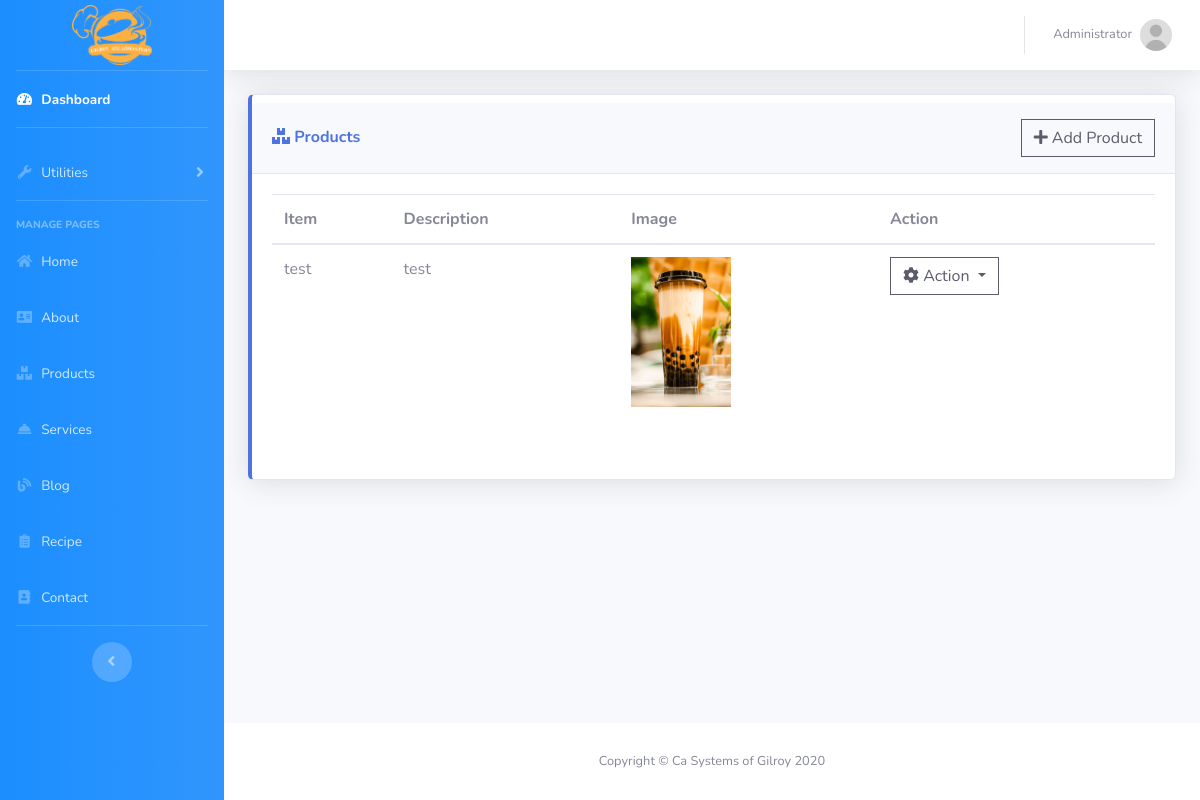
Before: /admin/page_products.php (signed in) with the older database file.
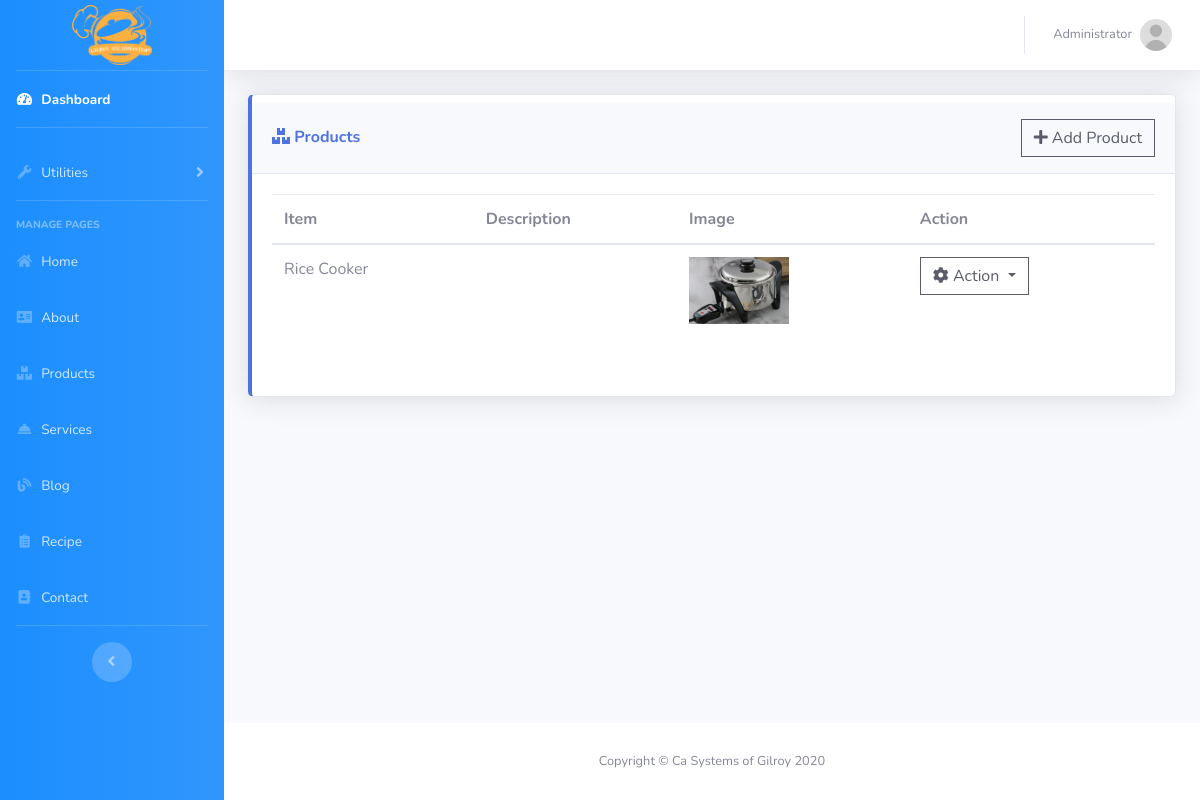
After: the same page with the newer database file.
### tables this page shows
CREATE TABLE `page_product` (
  `id` int(155) NOT NULL,
  `prod_title` varchar(255) NOT NULL,
  `prod_desc` varchar(255) NOT NULL,
  `prod_img` varchar(255) NOT NULL,
  `last_updated` datetime NOT NULL DEFAULT current_timestamp(),
  `status` int(55) NOT NULL
);

### admin/page_products.php (the view, shortened to what this page needs)
<?php
include('../db/conn.php');
if(isset($_SESSION["username"] ))
{
?>
<!DOCTYPE html>
<html lang="en">
<head>
    <?php include('render/css.php');?>
</head>
<body id="page-top">
    <div id="wrapper">
        <?php include('render/sidebar.php');?>
        <div id="content-wrapper" class="d-flex flex-column">
            <div id="content">
                <?php include('render/topnavbar.php');?>
                <div class="container-fluid">
                    <div class="row">
                        <div class="col-xl-12 col-md-12 mb-4">
                            <div class="card border-left-primary shadow h-100 py-2">
                            	<div class="card-header py-3 d-flex flex-row align-items-center justify-content-between">
                                    <h6 class="m-0 font-weight-bold text-primary"><i class="fas fa-boxes"></i> Products</h6>
                                    <button data-toggle="modal" data-target="#modalAddProduct" class="btn btn-outline-dark rounded-0"><i class="fas fa-plus"></i> Add Product</button>
                                </div>
                                <div class="card-body">
                                    <div class="row no-gutters align-items-center">
                                        <div class="col-md-12 table">
                                            <table style="width:100%;" class="table">
                                                <thead>
                                                    <tr>
                                                        <th>Item</th>
                                                        <th>Description</th>
                                                        <th>Image</th>
                                                        <th>Action</th>
                                                    </tr>
                                                </thead>
                                                <tbody>
                                                    <?php
                                                    $sql = "SELECT * FROM `page_product` WHERE 1";
                                                    $query = $conn->query($sql);
                                                    while($row = $query->fetch_array())
                                                    {
                                                    ?>
                                                    <tr>
                                                        <td><?php echo $row[1];?></td>
                                                        <td><?php echo $row[2];?></td>
                                                        <td><img src="../uploads/<?php echo $row[3];?>" style="max-width:100px;"></td>
                                                        <td>
                                    <div class="dropdown">
                                        <button class="btn btn-outline-dark rounded-0 dropdown-toggle" type="button" id="dropdownMenuButton" data-toggle="dropdown" aria-haspopup="true" aria-expanded="false">
                                            <i class="fas fa-cog"></i> Action
                                          </button>
                                    </div>
                                                        </td>
                                                    </tr>
                                                    <?php
                                                    }
                                                    ?>
                                                </tbody>
                                            </table>
                                        </div>
                                    </div>
                                </div>
                            </div>
                        </div>
                    </div>
                </div>
            </div>
            <footer class="sticky-footer bg-white">
                <div class="container my-auto">
                    <div class="copyright text-center my-auto">
                        <span>Copyright &copy; Ca Systems of Gilroy <?php echo date('Y');?></span>
                    </div>
                </div>
            </footer>
        </div>
    </div>
</body>
</html>
<?php
}else{
    echo "<script type='text/javascript'>
            alert('Session expired');
            window.location='logout.php';
          </script>";
}
?>

Changed rows visible on the page:
removed page_product: prod_title "test", prod_desc "test", prod_img (picture)
added page_product: prod_title "Rice Cooker", prod_img (picture)
